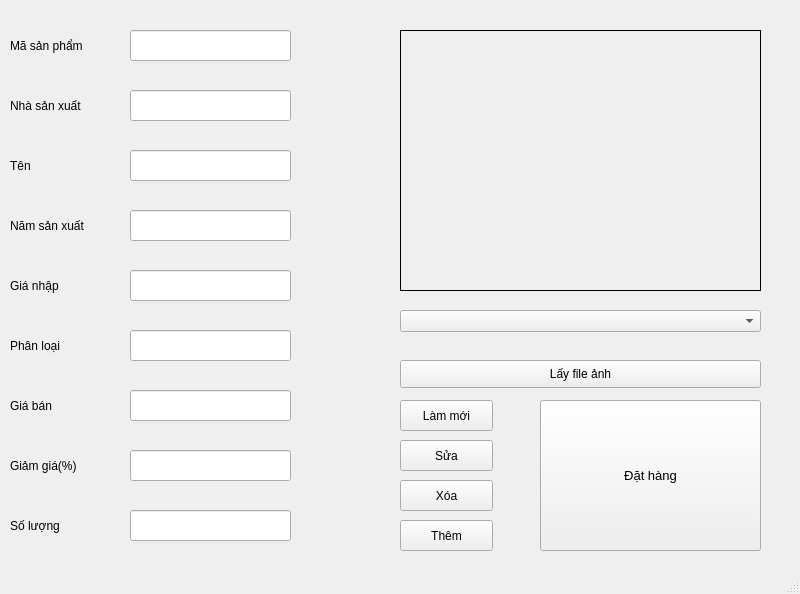
<?xml version="1.0" encoding="UTF-8"?>
<ui version="4.0">
 <class>chitiet_xe</class>
 <widget class="QMainWindow" name="chitiet_xe">
  <property name="geometry">
   <rect>
    <x>0</x>
    <y>0</y>
    <width>800</width>
    <height>594</height>
   </rect>
  </property>
  <property name="windowTitle">
   <string>Chi tiết xe</string>
  </property>
  <widget class="QWidget" name="centralwidget">
   <widget class="QLabel" name="hinh">
    <property name="geometry">
     <rect>
      <x>400</x>
      <y>30</y>
      <width>361</width>
      <height>261</height>
     </rect>
    </property>
    <property name="frameShape">
     <enum>QFrame::Box</enum>
    </property>
    <property name="text">
     <string/>
    </property>
   </widget>
   <widget class="QLineEdit" name="txt_masp">
    <property name="geometry">
     <rect>
      <x>130</x>
      <y>30</y>
      <width>161</width>
      <height>31</height>
     </rect>
    </property>
   </widget>
   <widget class="QLabel" name="label">
    <property name="geometry">
     <rect>
      <x>10</x>
      <y>30</y>
      <width>101</width>
      <height>31</height>
     </rect>
    </property>
    <property name="text">
     <string>Mã sản phẩm</string>
    </property>
   </widget>
   <widget class="QLabel" name="label_2">
    <property name="geometry">
     <rect>
      <x>10</x>
      <y>90</y>
      <width>101</width>
      <height>31</height>
     </rect>
    </property>
    <property name="text">
     <string>Nhà sản xuất</string>
    </property>
   </widget>
   <widget class="QLineEdit" name="txt_nsx">
    <property name="geometry">
     <rect>
      <x>130</x>
      <y>90</y>
      <width>161</width>
      <height>31</height>
     </rect>
    </property>
   </widget>
   <widget class="QLabel" name="label_3">
    <property name="geometry">
     <rect>
      <x>10</x>
      <y>150</y>
      <width>101</width>
      <height>31</height>
     </rect>
    </property>
    <property name="text">
     <string>Tên</string>
    </property>
   </widget>
   <widget class="QLineEdit" name="txt_tensp">
    <property name="geometry">
     <rect>
      <x>130</x>
      <y>150</y>
      <width>161</width>
      <height>31</height>
     </rect>
    </property>
   </widget>
   <widget class="QLabel" name="label_4">
    <property name="geometry">
     <rect>
      <x>10</x>
      <y>210</y>
      <width>101</width>
      <height>31</height>
     </rect>
    </property>
    <property name="text">
     <string>Năm sản xuất</string>
    </property>
   </widget>
   <widget class="QLineEdit" name="txt_namsx">
    <property name="geometry">
     <rect>
      <x>130</x>
      <y>210</y>
      <width>161</width>
      <height>31</height>
     </rect>
    </property>
   </widget>
   <widget class="QLabel" name="label_5">
    <property name="geometry">
     <rect>
      <x>10</x>
      <y>330</y>
      <width>101</width>
      <height>31</height>
     </rect>
    </property>
    <property name="text">
     <string>Phân loại</string>
    </property>
   </widget>
   <widget class="QLineEdit" name="txt_mau">
    <property name="geometry">
     <rect>
      <x>130</x>
      <y>330</y>
      <width>161</width>
      <height>31</height>
     </rect>
    </property>
   </widget>
   <widget class="QLabel" name="label_7">
    <property name="geometry">
     <rect>
      <x>10</x>
      <y>270</y>
      <width>101</width>
      <height>31</height>
     </rect>
    </property>
    <property name="text">
     <string>Giá nhập</string>
    </property>
   </widget>
   <widget class="QLineEdit" name="txt_gianhap">
    <property name="geometry">
     <rect>
      <x>130</x>
      <y>270</y>
      <width>161</width>
      <height>31</height>
     </rect>
    </property>
   </widget>
   <widget class="QLabel" name="label_6">
    <property name="geometry">
     <rect>
      <x>10</x>
      <y>390</y>
      <width>101</width>
      <height>31</height>
     </rect>
    </property>
    <property name="text">
     <string>Giá bán</string>
    </property>
   </widget>
   <widget class="QLineEdit" name="txt_giamgia">
    <property name="geometry">
     <rect>
      <x>130</x>
      <y>450</y>
      <width>161</width>
      <height>31</height>
     </rect>
    </property>
   </widget>
   <widget class="QLabel" name="label_34">
    <property name="geometry">
     <rect>
      <x>10</x>
      <y>450</y>
      <width>101</width>
      <height>31</height>
     </rect>
    </property>
    <property name="text">
     <string>Giảm giá(%)</string>
    </property>
   </widget>
   <widget class="QLineEdit" name="txt_giaban">
    <property name="geometry">
     <rect>
      <x>130</x>
      <y>390</y>
      <width>161</width>
      <height>31</height>
     </rect>
    </property>
   </widget>
   <widget class="QLineEdit" name="txt_sl">
    <property name="geometry">
     <rect>
      <x>130</x>
      <y>510</y>
      <width>161</width>
      <height>31</height>
     </rect>
    </property>
   </widget>
   <widget class="QLabel" name="label_17">
    <property name="geometry">
     <rect>
      <x>10</x>
      <y>510</y>
      <width>101</width>
      <height>31</height>
     </rect>
    </property>
    <property name="text">
     <string>Số lượng</string>
    </property>
   </widget>
   <widget class="QComboBox" name="cbb_anhxe">
    <property name="geometry">
     <rect>
      <x>400</x>
      <y>310</y>
      <width>361</width>
      <height>22</height>
     </rect>
    </property>
   </widget>
   <widget class="QPushButton" name="btn_layanh">
    <property name="geometry">
     <rect>
      <x>400</x>
      <y>360</y>
      <width>361</width>
      <height>28</height>
     </rect>
    </property>
    <property name="text">
     <string>Lấy file ảnh</string>
    </property>
   </widget>
   <widget class="QPushButton" name="btn_themsp_2">
    <property name="geometry">
     <rect>
      <x>400</x>
      <y>400</y>
      <width>93</width>
      <height>31</height>
     </rect>
    </property>
    <property name="text">
     <string>Làm mới</string>
    </property>
   </widget>
   <widget class="QPushButton" name="btn_suasp_2">
    <property name="geometry">
     <rect>
      <x>400</x>
      <y>440</y>
      <width>93</width>
      <height>31</height>
     </rect>
    </property>
    <property name="text">
     <string>Sửa</string>
    </property>
   </widget>
   <widget class="QPushButton" name="btn_xoasp_2">
    <property name="geometry">
     <rect>
      <x>400</x>
      <y>480</y>
      <width>93</width>
      <height>31</height>
     </rect>
    </property>
    <property name="text">
     <string>Xóa</string>
    </property>
   </widget>
   <widget class="QPushButton" name="btn_luusp_2">
    <property name="geometry">
     <rect>
      <x>400</x>
      <y>520</y>
      <width>93</width>
      <height>31</height>
     </rect>
    </property>
    <property name="text">
     <string>Thêm</string>
    </property>
   </widget>
   <widget class="QPushButton" name="btn_dathang">
    <property name="geometry">
     <rect>
      <x>540</x>
      <y>400</y>
      <width>221</width>
      <height>151</height>
     </rect>
    </property>
    <property name="font">
     <font>
      <pointsize>10</pointsize>
     </font>
    </property>
    <property name="text">
     <string>Đặt hàng</string>
    </property>
   </widget>
  </widget>
  <widget class="QStatusBar" name="statusbar"/>
 </widget>
 <resources/>
 <connections/>
</ui>
